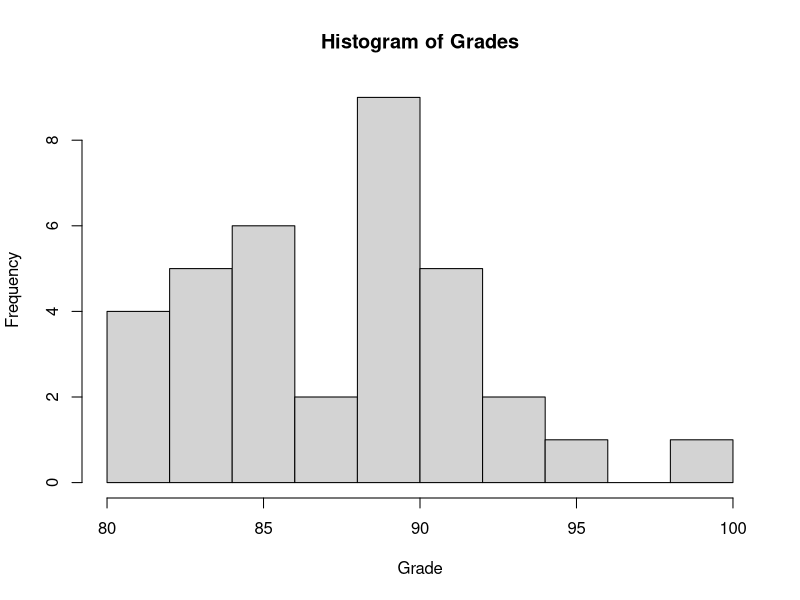

Write R code to recreate this figure.
# Simulate student grades.
grades <- round(rnorm(35, 88, 4.7), 1)

# Summarize graphically.
hist(grades, main="Histogram of Grades", xlab="Grade", ylab="Frequency")
stem(grades)

# Summarize numerically.
